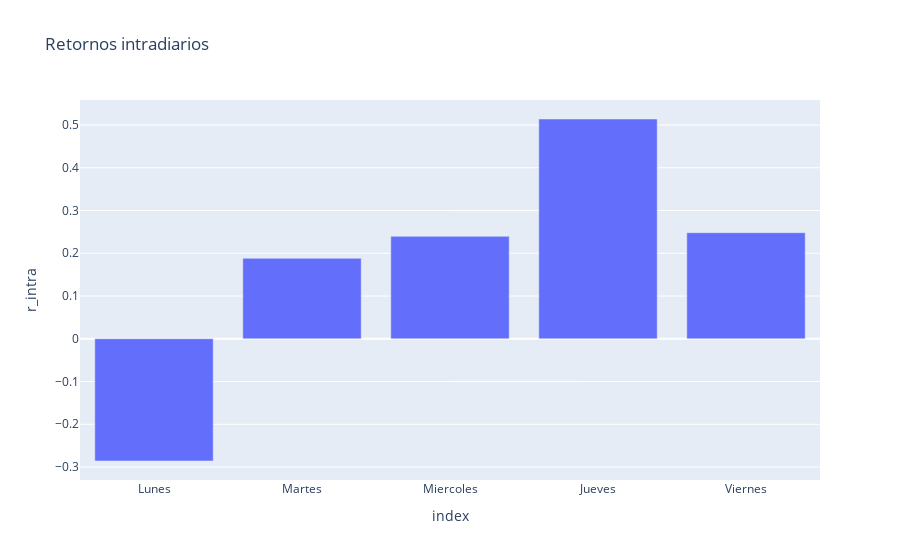

This figure's notebook cell:
### Markdown cell above
Grafico de movimientos intradiarios.

El mejor dia para invitar teniendo en cuantos los movimientos intradiarios es el dia jueves

### Code cell
fig1 = px.bar(retorno_intra_dia, x=retorno_intra_dia.index, y='r_intra', title='Retornos intradiarios')
fig1.show()

### Figure 1 — Plotly figure (JSON) as saved in the notebook; plotly's stock layout.template omitted (floating-point values rounded to 4 significant figures)
{"data": [{"alignmentgroup": "True", "hovertemplate": "index=%{x}<br>r_intra=%{y}<extra></extra>", "legendgroup": "", "marker": {"color": "#636efa", "pattern": {"shape": ""}}, "name": "", "offsetgroup": "", "orientation": "v", "showlegend": false, "textposition": "auto", "type": "bar", "x": ["Lunes", "Martes", "Miercoles", "Jueves", "Viernes"], "xaxis": "x", "y": [-0.2859, 0.1881, 0.2396, 0.5141, 0.2481], "yaxis": "y"}], "layout": {"barmode": "relative", "legend": {"tracegroupgap": 0}, "title": {"text": "Retornos intradiarios"}, "xaxis": {"anchor": "y", "domain": [0, 1], "title": {"text": "index"}}, "yaxis": {"anchor": "x", "domain": [0, 1], "title": {"text": "r_intra"}}}}
